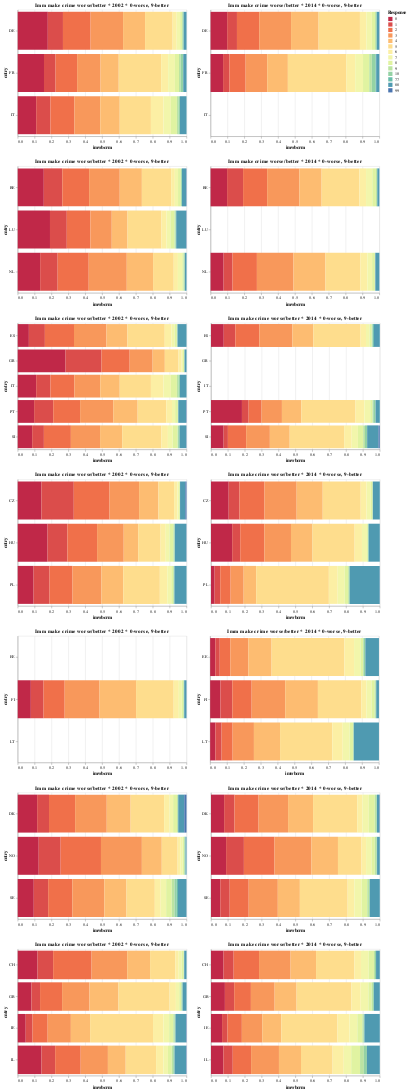

The code cell stored with this chart in its notebook:
### Code cell
utils.multigroup_plot(imm, ALL, 'imwbcrm')
